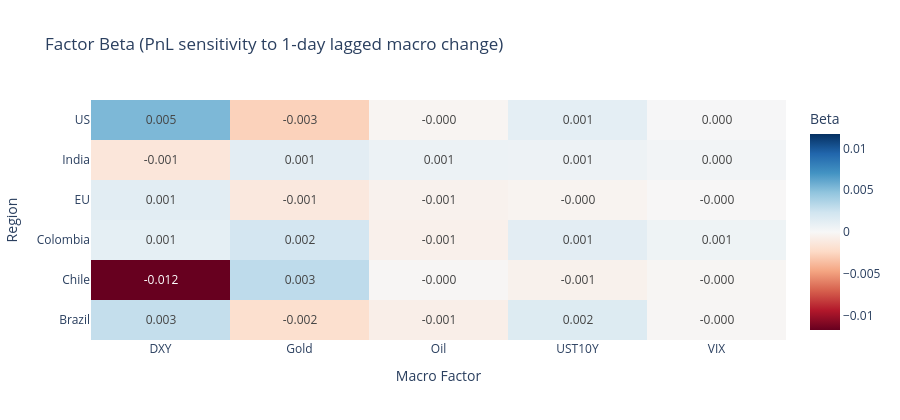

The code cell stored with this chart in its notebook:
### Markdown cell above
## 4 · Beta Heatmap — Region × Factor

### Code cell
plot_beta_heatmap(reg_summary, value_col='Beta').show()

### Figure 1 — Plotly figure (JSON) as saved in the notebook; plotly's stock layout.template omitted (floating-point values rounded to 4 significant figures)
{"data": [{"colorbar": {"title": {"text": "Beta"}}, "colorscale": [[0, "rgb(103,0,31)"], [0.1, "rgb(178,24,43)"], [0.2, "rgb(214,96,77)"], [0.3, "rgb(244,165,130)"], [0.4, "rgb(253,219,199)"], [0.5, "rgb(247,247,247)"], [0.6, "rgb(209,229,240)"], [0.7, "rgb(146,197,222)"], [0.8, "rgb(67,147,195)"], [0.9, "rgb(33,102,172)"], [1, "rgb(5,48,97)"]], "text": [["0.003", "-0.002", "-0.001", "0.002", "-0.000"], ["-0.012", "0.003", "-0.000", "-0.001", "-0.000"], ["0.001", "0.002", "-0.001", "0.001", "0.001"], ["0.001", "-0.001", "-0.001", "-0.000", "-0.000"], ["-0.001", "0.001", "0.001", "0.001", "0.000"], ["0.005", "-0.003", "-0.000", "0.001", "0.000"]], "texttemplate": "%{text}", "type": "heatmap", "x": ["DXY", "Gold", "Oil", "UST10Y", "VIX"], "y": ["Brazil", "Chile", "Colombia", "EU", "India", "US"], "z": [[0.002831, -0.001933, -0.000713, 0.00161, -0.0001633], [-0.01173, 0.003043, -0.0001692, -0.0005372, -0.0001711], [0.001083, 0.002178, -0.0005933, 0.001243, 0.0005562], [0.001304, -0.001226, -0.0005009, -0.0003182, -7.25e-05], [-0.001403, 0.001246, 0.0006677, 0.0005933, 0.0003331], [0.005309, -0.002752, -0.0002201, 0.001159, 7.321e-05]], "zmax": 0.01173, "zmid": 0, "zmin": -0.01173}], "layout": {"height": 420, "title": {"text": "Factor Beta (PnL sensitivity to 1-day lagged macro change)"}, "width": 900, "xaxis": {"title": {"text": "Macro Factor"}}, "yaxis": {"title": {"text": "Region"}}}}
